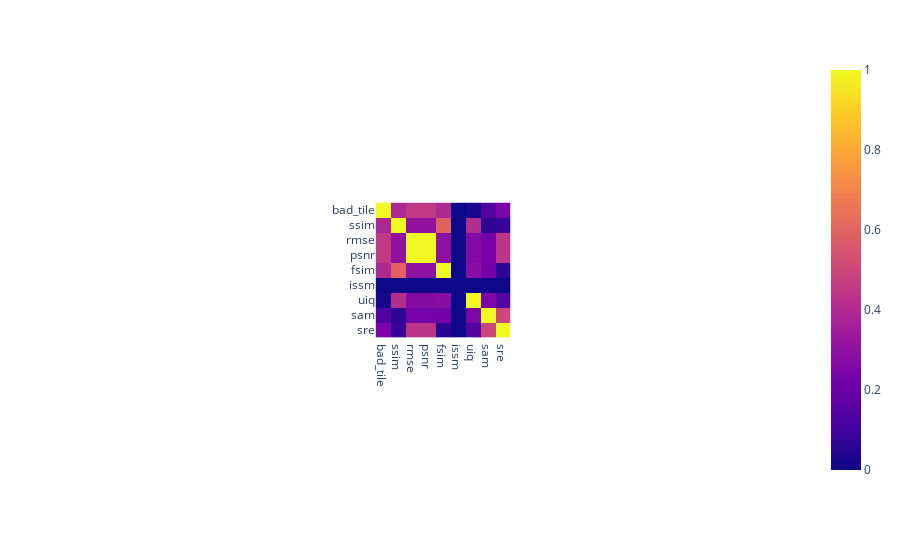

The notebook cell saved with this chart:
### Code cell
px.imshow(
    relevant_data.loc[
        :,
        ['bad_tile','ssim'] + list(similiarity_functions.keys())
    ].corr(method="spearman").abs().fillna(0)
)

### Figure 1 — Plotly figure (JSON) as saved in the notebook; plotly's stock layout.template omitted (floating-point values rounded to 4 significant figures)
{"data": [{"coloraxis": "coloraxis", "hovertemplate": "x: %{x}<br>y: %{y}<br>color: %{z}<extra></extra>", "name": "0", "type": "heatmap", "x": ["bad_tile", "ssim", "rmse", "psnr", "fsim", "issm", "uiq", "sam", "sre"], "xaxis": "x", "y": ["bad_tile", "ssim", "rmse", "psnr", "fsim", "issm", "uiq", "sam", "sre"], "yaxis": "y", "z": [[1, 0.391, 0.4531, 0.4531, 0.3979, 0, 0.0269, 0.1355, 0.2448], [0.391, 1, 0.3077, 0.3077, 0.5962, 0, 0.4154, 0.06342, 0.08504], [0.4531, 0.3077, 1, 1, 0.2969, 0, 0.2688, 0.2327, 0.4336], [0.4531, 0.3077, 1, 1, 0.2969, 0, 0.2688, 0.2327, 0.4336], [0.3979, 0.5962, 0.2969, 0.2969, 1, 0, 0.2829, 0.2283, 0.05937], [0, 0, 0, 0, 0, 0, 0, 0, 0], [0.0269, 0.4154, 0.2688, 0.2688, 0.2829, 0, 1, 0.2476, 0.1478], [0.1355, 0.06342, 0.2327, 0.2327, 0.2283, 0, 0.2476, 1, 0.5031], [0.2448, 0.08504, 0.4336, 0.4336, 0.05937, 0, 0.1478, 0.5031, 1]]}], "layout": {"autosize": true, "coloraxis": {"colorscale": [[0, "#0d0887"], [0.1111, "#46039f"], [0.2222, "#7201a8"], [0.3333, "#9c179e"], [0.4444, "#bd3786"], [0.5556, "#d8576b"], [0.6667, "#ed7953"], [0.7778, "#fb9f3a"], [0.8889, "#fdca26"], [1, "#f0f921"]]}, "margin": {"t": 60}, "xaxis": {"anchor": "y", "autorange": true, "constrain": "domain", "domain": [0.4072, 0.5928], "range": [-0.5, 8.5], "scaleanchor": "y", "type": "category"}, "yaxis": {"anchor": "x", "autorange": true, "constrain": "domain", "domain": [0, 1], "range": [8.5, -0.5], "type": "category"}}}
